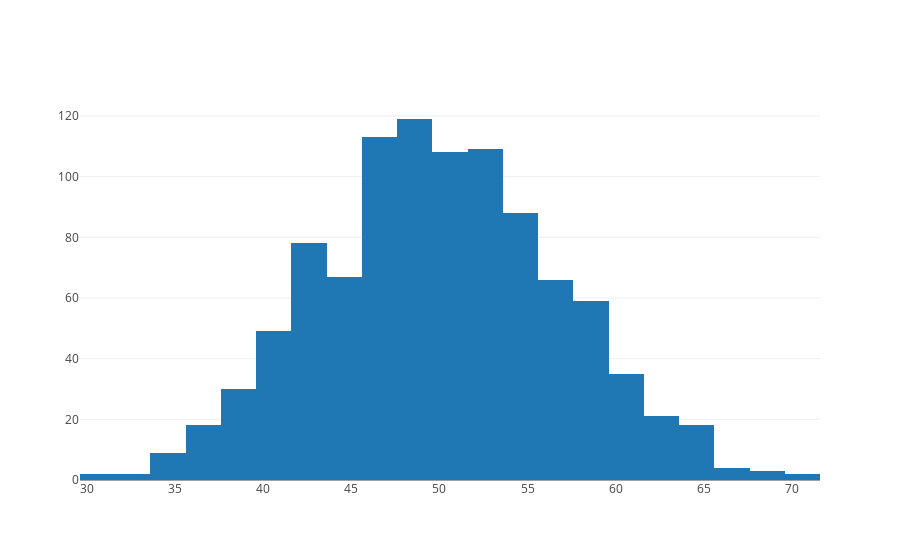

Notebook source saved alongside this figure:
### Code cell
trace = go.Histogram(
    x = scores,
    xbins=dict(
        start=scores.min()-scores.std()/2.0,
        end=scores.max()+scores.std()/2.0,
        size=(scores.max()-scores.min())/20.0
    )
)

data = [trace]

fig = go.Figure(data=data)

iplot(fig)

### Figure 1 — Plotly figure (JSON) as saved in the notebook; plotly's stock layout.template omitted (floating-point values rounded to 4 significant figures; data arrays with more than 128 entries replaced by an {"elided": "..."} marker saying what was removed)
{"data": [{"type": "histogram", "x": {"elided": "1000 int values"}, "xbins": {"end": 74.4, "size": 2, "start": 27.6}}], "layout": {}}
